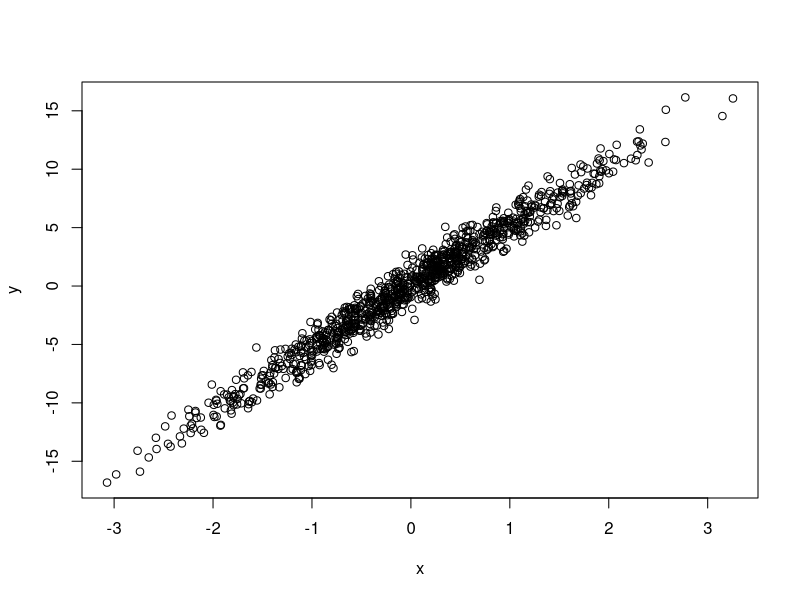
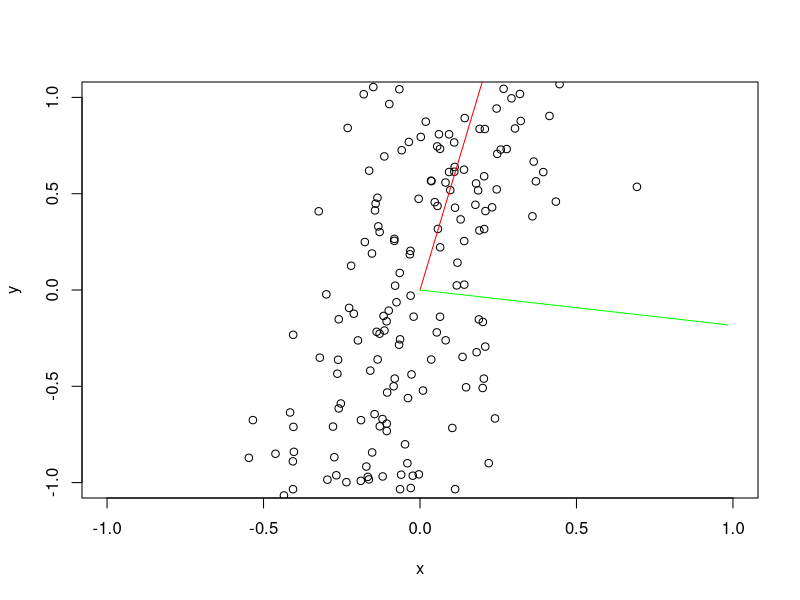
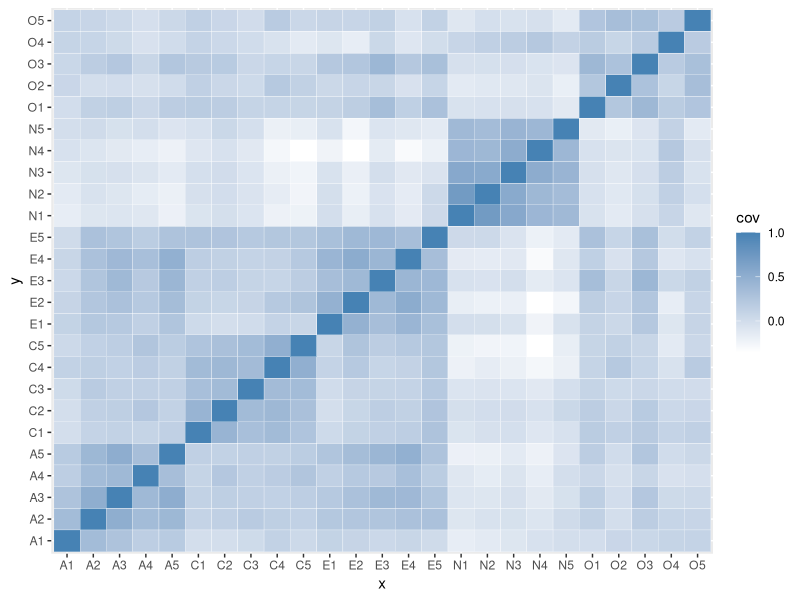
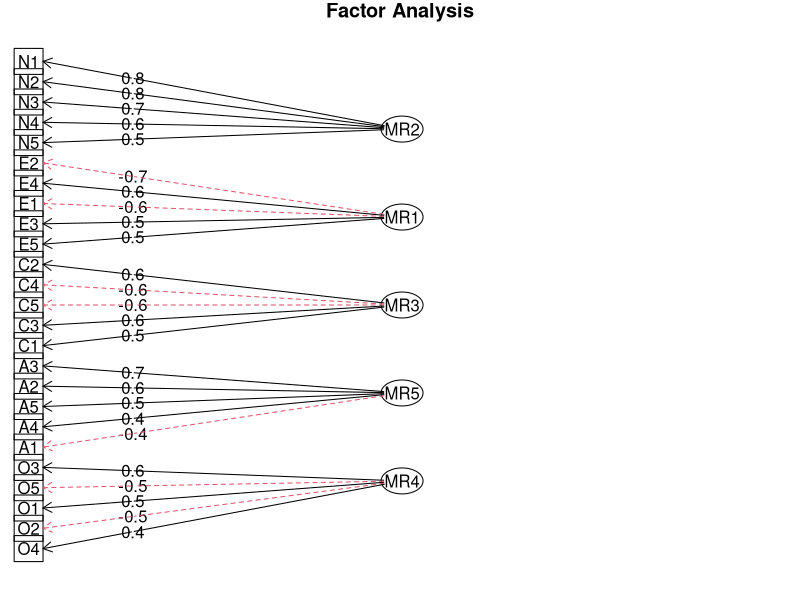
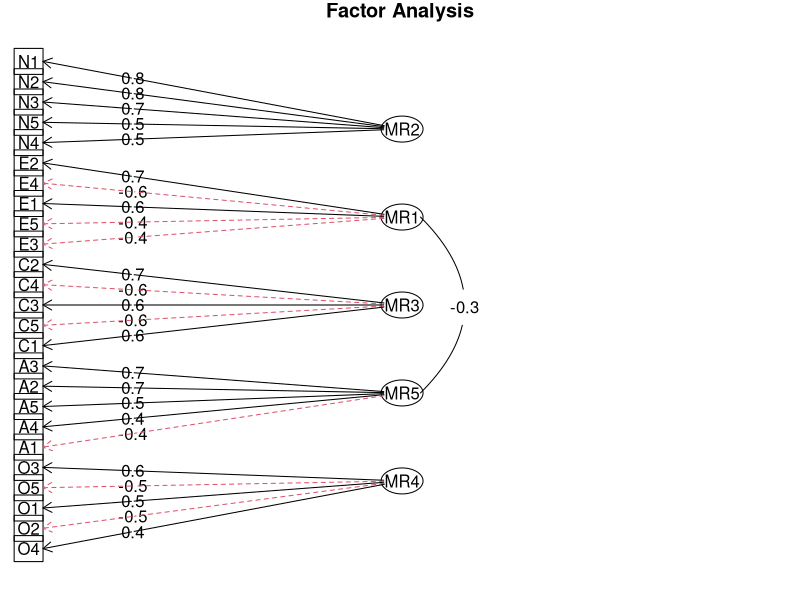

Write the R code that produced these figures, in order.
library(tidyverse)
library(psych)

N <- 1000
b <- 5.25

data_df <- tibble(x = rnorm(N),
                  y = b * x + rnorm(N)
)

plot(data_df)

pca_fit <- princomp(~ x + y, data = data_df)

summary(pca_fit)

# loadings
loadings(pca_fit)

basis_1 <- 5 * rbind(c(0, 0), 
                 loadings(pca_fit)[,'Comp.1'])

basis_2 <- rbind(c(0, 0), 
                 loadings(pca_fit)[,'Comp.2']) 


plot(data_df, xlim = c(-1, 1), ylim = c(-1, 1))
lines(basis_1, type='l', col='red') 
lines(basis_2, type='l', col='green')


# Some psych data ---------------------------------------------------------

data(bfi, package = 'psych')

bfi %>% 
  select(A1:O5) %>% 
  # reverse code selected items
  mutate_at(c('A1', 'C4', 'C5', 'E1', 'E2', 'O2', 'O5'),
            ~ 7 - .) %>% 
  as.matrix() %>% 
  cor(use = 'complete.obs') %>% 
  as.data.frame() %>% 
  rownames_to_column('x') %>% 
  gather(y, cov, -x) %>% 
  ggplot(mapping = aes(x = x, y = y, fill = cov)) +
  geom_tile(colour = 'white') +
  scale_fill_gradient(low = "white", high = "steelblue")


bfi_df <- select(bfi, A1:O5) %>% na.omit()

fit <- princomp(bfi_df, cor=TRUE)
summary(fit)


# Exploratory Factor analysis ----------------------------------------------------------------

f5 <- fa(bfi_df , nfactors = 5, fm="minres", rotate = 'varimax')
print(loadings, cutoff = 0.3)

fa.diagram(f5)

f5 <- fa(bfi_df , nfactors = 5, fm="minres", rotate = 'oblimin')
print(loadings, cutoff = 0.3)

fa.diagram(f5)